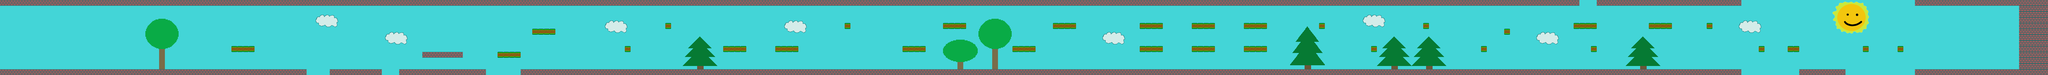

Tiled map render using the project's own tile images. Description and the map definition, with tile-layer contents summarised, below:
An orthogonal 354x13 tile map with 16x16 px tiles, 2 tile layers (background, graphics) and 86 objects.

<map version="1.0" orientation="orthogonal" renderorder="right-down" width="354" height="13" tilewidth="16" tileheight="16" nextobjectid="233">
 <tileset firstgid="1" name="tileset" tilewidth="16" tileheight="16" tilecount="468" columns="36">
  <image source="tilesheet.png" trans="ffffff" width="576" height="208" />
 </tileset>
 <layer name="background" width="354" height="13">
  <data>[4602 cells, 4602 non-empty, 1 distinct tile ids]</data>
 </layer>
 <layer name="graphics" width="354" height="13">
  <data>[4602 cells, 1286 non-empty, 236 distinct tile ids]</data>
 </layer>
 <objectgroup name="ground">
  <object id="33" x="0" y="192" width="768" height="16" />
  <object id="64" x="1600" y="0" width="768" height="16" />
  <object id="65" x="2368" y="192" width="736" height="16" />
  <object id="67" x="2368" y="0" width="736" height="16" />
  <object id="70" x="3808" y="192" width="768" height="16" />
  <object id="110" x="992" y="0" width="48" height="16" />
  <object id="142" x="3104" y="192" width="48" height="16" />
  <object id="143" x="3200" y="192" width="608" height="16" />
  <object id="144" x="3104" y="0" width="48" height="16" />
  <object id="145" x="3200" y="0" width="608" height="16" />
  <object id="154" x="3152" y="192" width="48" height="16" />
  <object id="185" x="4576" y="192" width="240" height="16" />
  <object id="191" x="4976" y="192" width="128" height="16" />
  <object id="207" x="768" y="192" width="80" height="16" />
  <object id="208" x="912" y="192" width="144" height="16" />
  <object id="210" x="1168" y="144" width="112" height="16" />
  <object id="219" x="1104" y="192" width="240" height="16" />
  <object id="225" x="1440" y="192" width="784" height="16" />
  <object id="226" x="2224" y="192" width="144" height="16" />
  <object id="227" x="1728" y="128" width="16" height="16" />
  <object id="228" x="1840" y="64" width="16" height="16" />
  <object id="230" x="5296" y="192" width="368" height="16" />
 </objectgroup>
 <objectgroup name="platforms">
  <object id="61" x="1536" y="0" width="64" height="16" />
  <object id="128" x="2000" y="128" width="64" height="16" />
  <object id="130" x="2144" y="128" width="64" height="16" />
  <object id="131" x="2496" y="128" width="64" height="16" />
  <object id="132" x="2608" y="64" width="64" height="16" />
  <object id="133" x="2912" y="64" width="64" height="16" />
  <object id="148" x="3152" y="64" width="64" height="16" />
  <object id="149" x="3296" y="64" width="64" height="16" />
  <object id="150" x="3440" y="64" width="64" height="16" />
  <object id="151" x="3152" y="128" width="64" height="16" />
  <object id="152" x="3296" y="128" width="64" height="16" />
  <object id="153" x="3440" y="128" width="64" height="16" />
  <object id="159" x="2800" y="128" width="64" height="16" />
  <object id="164" x="3648" y="64" width="16" height="16" />
  <object id="167" x="3792" y="128" width="16" height="16" />
  <object id="169" x="3936" y="64" width="16" height="16" />
  <object id="171" x="4096" y="128" width="16" height="16" />
  <object id="172" x="4160" y="80" width="16" height="16" />
  <object id="178" x="4352" y="64" width="64" height="16" />
  <object id="179" x="4560" y="64" width="64" height="16" />
  <object id="181" x="4864" y="128" width="16" height="16" />
  <object id="193" x="5152" y="128" width="16" height="16" />
  <object id="194" x="5248" y="128" width="16" height="16" />
  <object id="196" x="2336" y="64" width="16" height="16" />
  <object id="199" x="4400" y="128" width="16" height="16" />
  <object id="200" x="4720" y="64" width="16" height="16" />
  <object id="202" x="4944" y="128" width="32" height="16" />
  <object id="203" x="640" y="128" width="64" height="16" />
  <object id="215" x="1376" y="144" width="64" height="16" />
  <object id="217" x="1472" y="80" width="64" height="16" />
 </objectgroup>
 <objectgroup name="ceiling">
  <object id="44" x="0" y="0" width="800" height="16" />
  <object id="45" x="800" y="0" width="192" height="16" />
  <object id="46" x="1040" y="0" width="448" height="16" />
  <object id="147" x="1488" y="0" width="48" height="16" />
  <object id="155" x="3152" y="0" width="48" height="16" />
  <object id="174" x="3808" y="0" width="560" height="16" />
  <object id="175" x="4416" y="0" width="160" height="16" />
  <object id="189" x="4576" y="0" width="240" height="16" />
  <object id="232" x="5584" y="16" width="80" height="176" />
 </objectgroup>
 <objectgroup name="numbers">
  <object id="120" x="528" y="176" width="12" height="12" />
  <object id="121" x="784" y="176" width="12" height="12" />
  <object id="122" x="976" y="176" width="12" height="12" />
  <object id="123" x="1216" y="176" width="12" height="12" />
  <object id="125" x="1504" y="64" width="12" height="12" />
  <object id="127" x="1616" y="176" width="12" height="12" />
  <object id="129" x="2016" y="112" width="12" height="12" />
  <object id="134" x="2272" y="96" width="12" height="12" />
  <object id="135" x="2384" y="176" width="12" height="12" />
  <object id="136" x="2656" y="20" width="12" height="12" />
  <object id="138" x="2928" y="20" width="12" height="12" />
  <object id="156" x="3184" y="84" width="12" height="12" />
  <object id="158" x="3328" y="112" width="12" height="12" />
  <object id="160" x="3392" y="176" width="12" height="12" />
  <object id="161" x="3584" y="20" width="12" height="12" />
  <object id="162" x="3024" y="176" width="12" height="12" />
  <object id="165" x="3728" y="176" width="12" height="12" />
  <object id="168" x="3872" y="20" width="12" height="12" />
  <object id="170" x="4016" y="176" width="12" height="12" />
  <object id="173" x="4272" y="20" width="12" height="12" />
  <object id="176" x="4480" y="20" width="12" height="12" />
  <object id="180" x="4720" y="176" width="12" height="12" />
  <object id="192" x="5008" y="176" width="12" height="12" />
  <object id="204" x="672" y="112" width="12" height="12" />
  <object id="222" x="1792" y="20" width="12" height="12" />
 </objectgroup>
</map>
